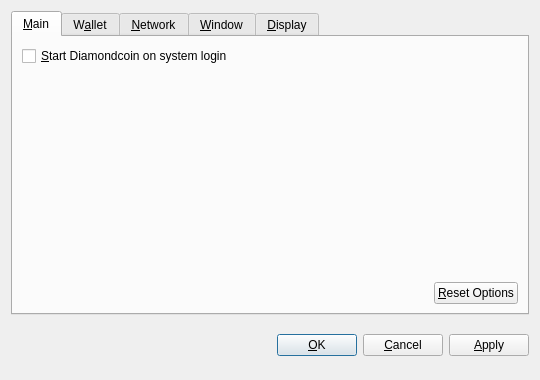
<?xml version="1.0" encoding="UTF-8"?>
<ui version="4.0">
 <class>OptionsDialog</class>
 <widget class="QDialog" name="OptionsDialog">
  <property name="geometry">
   <rect>
    <x>0</x>
    <y>0</y>
    <width>540</width>
    <height>380</height>
   </rect>
  </property>
  <property name="windowTitle">
   <string>Options</string>
  </property>
  <property name="modal">
   <bool>true</bool>
  </property>
  <layout class="QVBoxLayout" name="verticalLayout">
   <item>
    <widget class="QTabWidget" name="tabWidget">
     <property name="tabPosition">
      <enum>QTabWidget::North</enum>
     </property>
     <property name="currentIndex">
      <number>0</number>
     </property>
     <widget class="QWidget" name="tabMain">
      <attribute name="title">
       <string>&amp;Main</string>
      </attribute>
      <layout class="QVBoxLayout" name="verticalLayout_Main">
       <item>
        <widget class="QCheckBox" name="bitcoinAtStartup">
         <property name="toolTip">
          <string>Automatically start Diamondcoin after logging in to the system.</string>
         </property>
         <property name="text">
          <string>&amp;Start Diamondcoin on system login</string>
         </property>
        </widget>
       </item>
       <item>
        <spacer name="verticalSpacer_Main">
         <property name="orientation">
          <enum>Qt::Vertical</enum>
         </property>
         <property name="sizeHint" stdset="0">
          <size>
           <width>20</width>
           <height>40</height>
          </size>
         </property>
        </spacer>
       </item>
       <item>
        <layout class="QHBoxLayout" name="horizontalLayout_2_Main">
         <item>
          <spacer name="horizontalSpacer_2_Main">
           <property name="orientation">
            <enum>Qt::Horizontal</enum>
           </property>
           <property name="sizeHint" stdset="0">
            <size>
             <width>40</width>
             <height>20</height>
            </size>
           </property>
          </spacer>
         </item>
         <item>
          <widget class="QPushButton" name="resetButton">
           <property name="toolTip">
            <string>Reset all client options to default.</string>
           </property>
           <property name="text">
            <string>&amp;Reset Options</string>
           </property>
           <property name="autoDefault">
            <bool>false</bool>
           </property>
          </widget>
         </item>
        </layout>
       </item>
      </layout>
     </widget>
     <widget class="QWidget" name="tabWallet">
      <attribute name="title">
       <string>W&amp;allet</string>
      </attribute>
      <layout class="QVBoxLayout" name="verticalLayout_Network">
       <item>
        <widget class="QLabel" name="transactionFeeInfoLabel">
         <property name="text">
          <string>Optional transaction fee per kB that helps make sure your transactions are processed quickly. Most transactions are 1 kB.</string>
         </property>
         <property name="textFormat">
          <enum>Qt::PlainText</enum>
         </property>
         <property name="wordWrap">
          <bool>true</bool>
         </property>
        </widget>
       </item>
       <item>
        <layout class="QHBoxLayout" name="horizontalLayout_1_Main">
         <item>
          <widget class="QLabel" name="transactionFeeLabel">
           <property name="text">
            <string>Pay transaction &amp;fee</string>
           </property>
           <property name="textFormat">
            <enum>Qt::PlainText</enum>
           </property>
           <property name="buddy">
            <cstring>transactionFee</cstring>
           </property>
          </widget>
         </item>
         <item>
          <widget class="BitcoinAmountField" name="transactionFee"/>
         </item>
         <item>
          <spacer name="horizontalSpacer_1_Main">
           <property name="orientation">
            <enum>Qt::Horizontal</enum>
           </property>
           <property name="sizeHint" stdset="0">
            <size>
             <width>40</width>
             <height>20</height>
            </size>
           </property>
          </spacer>
         </item>
        </layout>
       </item>
       <item>
        <widget class="QLabel" name="label">
         <property name="text">
          <string>If you disable the spending of unconfirmed change, the change from a transaction cannot be used until that transaction has at least one confirmation. This also affects how your balance is computed.</string>
         </property>
         <property name="wordWrap">
          <bool>true</bool>
         </property>
        </widget>
       </item>
       <item>
        <widget class="QCheckBox" name="spendZeroConfChange">
         <property name="text">
          <string>Spend unconfirmed change  (experts only)</string>
         </property>
        </widget>
       </item>
       <item>
        <spacer name="verticalSpacer">
         <property name="orientation">
          <enum>Qt::Vertical</enum>
         </property>
         <property name="sizeHint" stdset="0">
          <size>
           <width>20</width>
           <height>40</height>
          </size>
         </property>
        </spacer>
       </item>
      </layout>
     </widget>
     <widget class="QWidget" name="tabNetwork">
      <attribute name="title">
       <string>&amp;Network</string>
      </attribute>
      <layout class="QVBoxLayout" name="verticalLayout_Network">
       <item>
        <widget class="QCheckBox" name="mapPortUpnp">
         <property name="toolTip">
          <string>Automatically open the Diamondcoin client port on the router. This only works when your router supports UPnP and it is enabled.</string>
         </property>
         <property name="text">
          <string>Map port using &amp;UPnP</string>
         </property>
        </widget>
       </item>
       <item>
        <widget class="QCheckBox" name="connectSocks">
         <property name="toolTip">
          <string>Connect to the Diamondcoin network through a SOCKS proxy (e.g. when connecting through Tor).</string>
         </property>
         <property name="text">
          <string>&amp;Connect through SOCKS proxy:</string>
         </property>
        </widget>
       </item>
       <item>
        <layout class="QHBoxLayout" name="horizontalLayout_Network">
         <item>
          <widget class="QLabel" name="proxyIpLabel">
           <property name="text">
            <string>Proxy &amp;IP:</string>
           </property>
           <property name="textFormat">
            <enum>Qt::PlainText</enum>
           </property>
           <property name="buddy">
            <cstring>proxyIp</cstring>
           </property>
          </widget>
         </item>
         <item>
          <widget class="QValidatedLineEdit" name="proxyIp">
           <property name="maximumSize">
            <size>
             <width>140</width>
             <height>16777215</height>
            </size>
           </property>
           <property name="toolTip">
            <string>IP address of the proxy (e.g. 127.0.0.1)</string>
           </property>
          </widget>
         </item>
         <item>
          <widget class="QLabel" name="proxyPortLabel">
           <property name="text">
            <string>&amp;Port:</string>
           </property>
           <property name="textFormat">
            <enum>Qt::PlainText</enum>
           </property>
           <property name="buddy">
            <cstring>proxyPort</cstring>
           </property>
          </widget>
         </item>
         <item>
          <widget class="QLineEdit" name="proxyPort">
           <property name="maximumSize">
            <size>
             <width>55</width>
             <height>16777215</height>
            </size>
           </property>
           <property name="toolTip">
            <string>Port of the proxy (e.g. 9050)</string>
           </property>
          </widget>
         </item>
         <item>
          <widget class="QLabel" name="socksVersionLabel">
           <property name="text">
            <string>SOCKS &amp;Version:</string>
           </property>
           <property name="textFormat">
            <enum>Qt::PlainText</enum>
           </property>
           <property name="buddy">
            <cstring>socksVersion</cstring>
           </property>
          </widget>
         </item>
         <item>
          <widget class="QValueComboBox" name="socksVersion">
           <property name="toolTip">
            <string>SOCKS version of the proxy (e.g. 5)</string>
           </property>
          </widget>
         </item>
         <item>
          <spacer name="horizontalSpacer_Network">
           <property name="orientation">
            <enum>Qt::Horizontal</enum>
           </property>
           <property name="sizeHint" stdset="0">
            <size>
             <width>40</width>
             <height>20</height>
            </size>
           </property>
          </spacer>
         </item>
        </layout>
       </item>
       <item>
        <spacer name="verticalSpacer_Network">
         <property name="orientation">
          <enum>Qt::Vertical</enum>
         </property>
         <property name="sizeHint" stdset="0">
          <size>
           <width>20</width>
           <height>40</height>
          </size>
         </property>
        </spacer>
       </item>
      </layout>
     </widget>
     <widget class="QWidget" name="tabWindow">
      <attribute name="title">
       <string>&amp;Window</string>
      </attribute>
      <layout class="QVBoxLayout" name="verticalLayout_Window">
       <item>
        <widget class="QCheckBox" name="minimizeToTray">
         <property name="toolTip">
          <string>Show only a tray icon after minimizing the window.</string>
         </property>
         <property name="text">
          <string>&amp;Minimize to the tray instead of the taskbar</string>
         </property>
        </widget>
       </item>
       <item>
        <widget class="QCheckBox" name="minimizeOnClose">
         <property name="toolTip">
          <string>Minimize instead of exit the application when the window is closed. When this option is enabled, the application will be closed only after selecting Quit in the menu.</string>
         </property>
         <property name="text">
          <string>M&amp;inimize on close</string>
         </property>
        </widget>
       </item>
       <item>
        <spacer name="verticalSpacer_Window">
         <property name="orientation">
          <enum>Qt::Vertical</enum>
         </property>
         <property name="sizeHint" stdset="0">
          <size>
           <width>20</width>
           <height>40</height>
          </size>
         </property>
        </spacer>
       </item>
      </layout>
     </widget>
     <widget class="QWidget" name="tabDisplay">
      <attribute name="title">
       <string>&amp;Display</string>
      </attribute>
      <layout class="QVBoxLayout" name="verticalLayout_Display">
       <item>
        <layout class="QHBoxLayout" name="horizontalLayout_1_Display">
         <item>
          <widget class="QLabel" name="langLabel">
           <property name="text">
            <string>User Interface &amp;language:</string>
           </property>
           <property name="textFormat">
            <enum>Qt::PlainText</enum>
           </property>
           <property name="buddy">
            <cstring>lang</cstring>
           </property>
          </widget>
         </item>
         <item>
          <widget class="QValueComboBox" name="lang">
           <property name="toolTip">
            <string>The user interface language can be set here. This setting will take effect after restarting Diamondcoin.</string>
           </property>
          </widget>
         </item>
        </layout>
       </item>
       <item>
        <layout class="QHBoxLayout" name="horizontalLayout_2_Display">
         <item>
          <widget class="QLabel" name="unitLabel">
           <property name="text">
            <string>&amp;Unit to show amounts in:</string>
           </property>
           <property name="textFormat">
            <enum>Qt::PlainText</enum>
           </property>
           <property name="buddy">
            <cstring>unit</cstring>
           </property>
          </widget>
         </item>
         <item>
          <widget class="QValueComboBox" name="unit">
           <property name="toolTip">
            <string>Choose the default subdivision unit to show in the interface and when sending coins.</string>
           </property>
          </widget>
         </item>
        </layout>
       </item>
       <item>
        <widget class="QCheckBox" name="displayAddresses">
         <property name="toolTip">
          <string>Whether to show Diamondcoin addresses in the transaction list or not.</string>
         </property>
         <property name="text">
          <string>&amp;Display addresses in transaction list</string>
         </property>
        </widget>
       </item>
       <item>
        <widget class="QCheckBox" name="coinControlFeatures">
         <property name="toolTip">
          <string>Whether to show coin control features or not.</string>
         </property>
         <property name="text">
          <string>Display coin &amp;control features (experts only!)</string>
         </property>
        </widget>
       </item>
       <item>
        <spacer name="verticalSpacer_Display">
         <property name="orientation">
          <enum>Qt::Vertical</enum>
         </property>
         <property name="sizeHint" stdset="0">
          <size>
           <width>20</width>
           <height>40</height>
          </size>
         </property>
        </spacer>
       </item>
      </layout>
     </widget>
    </widget>
   </item>
   <item>
    <layout class="QHBoxLayout" name="horizontalLayout_Buttons">
     <item>
      <spacer name="horizontalSpacer_1">
       <property name="orientation">
        <enum>Qt::Horizontal</enum>
       </property>
       <property name="sizeHint" stdset="0">
        <size>
         <width>40</width>
         <height>48</height>
        </size>
       </property>
      </spacer>
     </item>
     <item>
      <widget class="QLabel" name="statusLabel">
       <property name="font">
        <font>
         <weight>75</weight>
         <bold>true</bold>
        </font>
       </property>
       <property name="text">
        <string/>
       </property>
       <property name="textFormat">
        <enum>Qt::PlainText</enum>
       </property>
       <property name="wordWrap">
        <bool>true</bool>
       </property>
      </widget>
     </item>
     <item>
      <spacer name="horizontalSpacer_2">
       <property name="orientation">
        <enum>Qt::Horizontal</enum>
       </property>
       <property name="sizeHint" stdset="0">
        <size>
         <width>40</width>
         <height>48</height>
        </size>
       </property>
      </spacer>
     </item>
     <item>
      <widget class="QPushButton" name="okButton">
       <property name="text">
        <string>&amp;OK</string>
       </property>
      </widget>
     </item>
     <item>
      <widget class="QPushButton" name="cancelButton">
       <property name="text">
        <string>&amp;Cancel</string>
       </property>
       <property name="autoDefault">
        <bool>false</bool>
       </property>
      </widget>
     </item>
     <item>
      <widget class="QPushButton" name="applyButton">
       <property name="text">
        <string>&amp;Apply</string>
       </property>
       <property name="autoDefault">
        <bool>false</bool>
       </property>
      </widget>
     </item>
    </layout>
   </item>
  </layout>
 </widget>
 <customwidgets>
  <customwidget>
   <class>BitcoinAmountField</class>
   <extends>QSpinBox</extends>
   <header>bitcoinamountfield.h</header>
  </customwidget>
  <customwidget>
   <class>QValueComboBox</class>
   <extends>QComboBox</extends>
   <header>qvaluecombobox.h</header>
  </customwidget>
  <customwidget>
   <class>QValidatedLineEdit</class>
   <extends>QLineEdit</extends>
   <header>qvalidatedlineedit.h</header>
  </customwidget>
 </customwidgets>
 <resources/>
 <connections/>
</ui>
